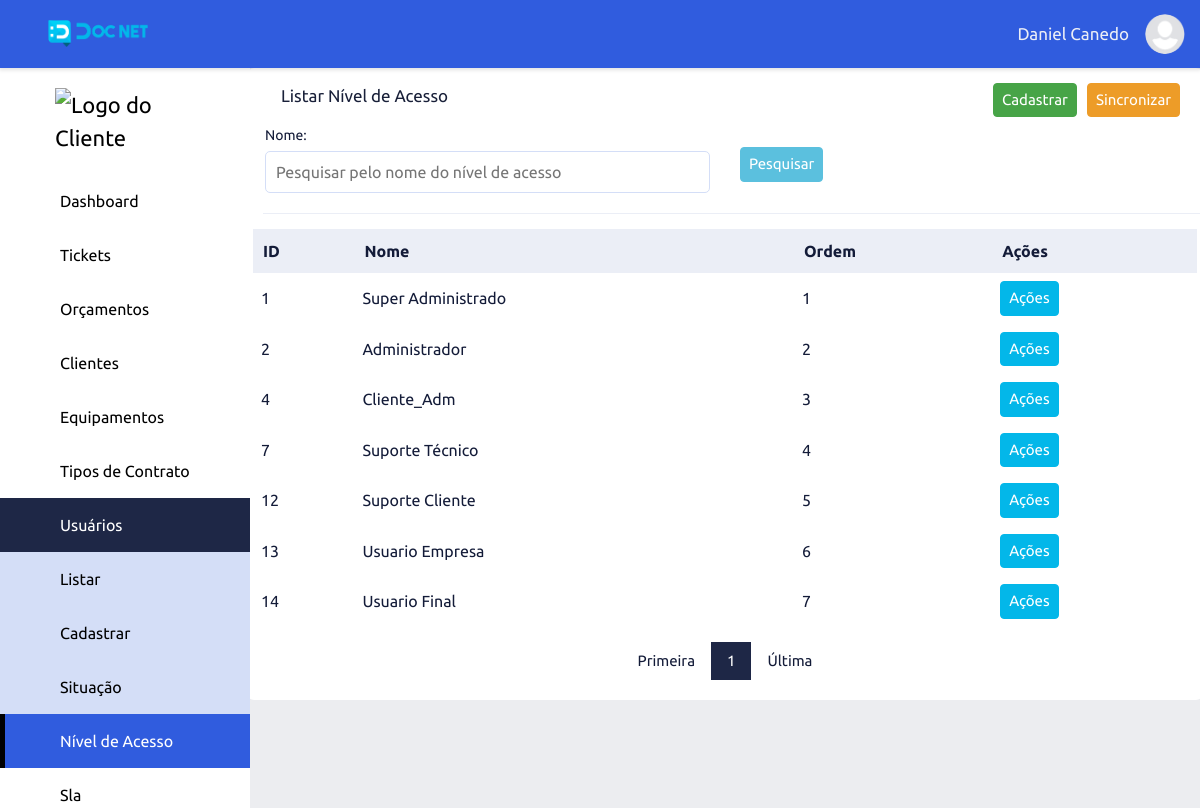
The page /list-access-levels/index (signed in) on the database its author committed.
### tables this page shows
CREATE TABLE `adms_levels_pages` (
  `id` int NOT NULL,
  `permission` int NOT NULL DEFAULT '2',
  `order_level_page` int NOT NULL,
  `print_menu` int NOT NULL DEFAULT '2' COMMENT '1 - Apresentar no menu, 2 - Não apresentar no menu',
  `dropdown` int NOT NULL DEFAULT '2' COMMENT '1 - Dropdow , 2 - não dropdow',
  `adms_access_level_id` int NOT NULL,
  `adms_page_id` int NOT NULL,
  `adms_items_menu_id` int NOT NULL DEFAULT '1',
  `created` datetime NOT NULL,
  `modified` datetime DEFAULT NULL
);

CREATE TABLE `adms_pages` (
  `id` int NOT NULL,
  `controller` varchar(220) NOT NULL,
  `metodo` varchar(220) NOT NULL,
  `menu_controller` varchar(220) NOT NULL,
  `menu_metodo` varchar(220) NOT NULL,
  `name_page` varchar(220) NOT NULL,
  `publish` int NOT NULL DEFAULT '2',
  `icon` varchar(45) DEFAULT NULL,
  `obs` text,
  `adms_sits_pgs_id` int NOT NULL DEFAULT '2',
  `adms_types_pgs_id` int NOT NULL,
  `adms_groups_pgs_id` int NOT NULL,
  `created` datetime NOT NULL,
  `modified` datetime DEFAULT NULL
);

CREATE TABLE `adms_items_menus` (
  `id` int NOT NULL,
  `name` varchar(220) NOT NULL,
  `icon` varchar(45) NOT NULL,
  `order_item_menu` int NOT NULL,
  `created` datetime NOT NULL,
  `modified` datetime DEFAULT NULL
);

CREATE TABLE `adms_access_levels` (
  `id` int NOT NULL,
  `name` varchar(45) NOT NULL,
  `order_levels` int NOT NULL,
  `created` datetime NOT NULL,
  `modified` datetime DEFAULT NULL
);

### app/adms/Controllers/ListAccessLevels.php (called while the page is built, shortened)
<?php
class ListAccessLevels
{
    private array|string|null $data;
    private string|null $searchEmail;
    public function index(string|int|null $page = null): void
    {
        $this->page = (int) $page ? $page : 1;
        $this->dataForm = filter_input_array(INPUT_POST, FILTER_DEFAULT);
        $this->searchName = filter_input(INPUT_GET, 'search_name', FILTER_DEFAULT);
        $listAccessLevels = new \App\adms\Models\AdmsListAccessLevels();
        if (!empty($this->dataForm['SendSearchAccessLevels'])) {
            $this->page = 1;
            $listAccessLevels->listSearchAccessLevels($this->page, $this->dataForm['search_name']);
            $this->data['form'] = $this->dataForm;
        } elseif ((!empty($this->searchName)) or (!empty($this->searchEmail))) {
            $listAccessLevels->listSearchAccessLevels($this->page, $this->searchName);
            $this->data['form']['search_name'] = $this->searchName;
        } else {
            $listAccessLevels->listAccessLevels($this->page);
        }
        if ($listAccessLevels->getResult()) {
            $this->data['listAccessLevels'] = $listAccessLevels->getResultBd();
            $this->data['pagination'] = $listAccessLevels->getResultPg();
        } else {
            $this->data['listAccessLevels'] = [];
            $this->data['pagination'] = "";
        }
        $this->data['pag'] = $this->page;
        $button = ['add_access_levels' => ['menu_controller' => 'add-access-levels', 'menu_metodo' => 'index'],
        'sync_pages_levels' => ['menu_controller' => 'sync-pages-levels', 'menu_metodo' => 'index'],
        'order_access_levels' => ['menu_controller' => 'order-access-levels', 'menu_metodo' => 'index'],
        'list_permission' => ['menu_controller' => 'list-permission', 'menu_metodo' => 'index'],
        'view_access_levels' => ['menu_controller' => 'view-access-levels', 'menu_metodo' => 'index'],
        'edit_access_levels' => ['menu_controller' => 'edit-access-levels', 'menu_metodo' => 'index'],
        'delete_access_levels' => ['menu_controller' => 'delete-access-levels', 'menu_metodo' => 'index']];
        $listBotton = new \App\adms\Models\helper\AdmsButton();
        $this->data['button'] = $listBotton->buttonPermission($button);
        $listMenu = new \App\adms\Models\helper\AdmsMenu();
        $this->data['menu'] = $listMenu->itemMenu();
        $this->data['sidebarActive'] = "list-access-levels";
        $loadView = new \Core\ConfigView("adms/Views/accessLevels/listAccessLevels", $this->data);
        $loadView->loadView();
    }
}

### core/ConfigController.php (called while the page is built, shortened)
<?php
class ConfigController extends Config
{
    private string $urlController;
    private string $urlMetodo;
    private string $urlParameter;
    public function __construct()
    {
        if (!empty(filter_input(INPUT_GET, 'url', FILTER_DEFAULT))) {
            $this->url = filter_input(INPUT_GET, 'url', FILTER_DEFAULT);
            $this->urlArray = explode("/", $this->url);
            if (isset($this->urlArray[0])) {
                $this->urlController = $this->slugController($this->urlArray[0]);
            } else {
                $this->urlController = $this->slugController(CONTROLLER);
            }
            if (isset($this->urlArray[1])) {
                $this->urlMetodo = $this->slugMetodo($this->urlArray[1]);
            } else {
                $this->urlMetodo = $this->slugMetodo(METODO);
            }
            if (isset($this->urlArray[2])) {
                $this->urlParameter = $this->urlArray[2];
            } else {
                $this->urlParameter = "";
            }
        } else {
            $this->urlController = $this->slugController(CONTROLLERERRO);
            $this->urlMetodo = $this->slugMetodo(METODO);
            $this->urlParameter = "";
        }
    }
    private function slugController(string $slugController): string
    {
        $this->urlSlugController = $slugController;
        $this->urlSlugController = strtolower($this->urlSlugController);
        $this->urlSlugController = str_replace("-", " ", $this->urlSlugController);
        $this->urlSlugController = ucwords($this->urlSlugController);
        $this->urlSlugController = str_replace(" ", "", $this->urlSlugController);
        return $this->urlSlugController;
    }
    private function slugMetodo(string $urlSlugMetodo): string
    {
        $this->urlSlugMetodo = $this->slugController($urlSlugMetodo);
        $this->urlSlugMetodo = lcfirst($this->urlSlugMetodo);
        return $this->urlSlugMetodo;
    }
    public function loadPage(): void
    {
        $loadPgAdm = new \Core\CarregarPgAdmLevel();
        $loadPgAdm->loadPage($this->urlController, $this->urlMetodo, $this->urlParameter);
    }
}

### index.php (called while the page is built, shortened)
<?php
$home = new Core\ConfigController();
$home->loadPage();

### app/adms/Models/helper/AdmsRead.php (called while the page is built, shortened)
<?php
class AdmsRead extends AdmsConn
{
    private string $select;
    private array $values = [];
    private object $query;
    public function fullRead(string $query, string|null $parseString = null): void
    {
        $this->select = $query;
        if (!empty($parseString)) {
            parse_str($parseString, $this->values);
        }
        $this->exeInstruction();
    }
    private function exeInstruction(): void
    {
        $this->connection();
        try {
            $this->exeParameter();
            $this->query->execute();
            $this->result = $this->query->fetchAll();
        } catch (PDOException $err) {
            $this->result = null;
        }
    }
    private function connection(): void
    {
        $this->conn = $this->connectDb();
        $this->query = $this->conn->prepare($this->select);
        $this->query->setFetchMode(PDO::FETCH_ASSOC);
    }
    private function exeParameter(): void
    {
        if ($this->values) {
            foreach ($this->values as $link => $value) {
                if (($link == 'limit') or ($link == 'offset') or ($link == 'id')) {
                    $value = (int) $value;
                }
                $this->query->bindValue(":{$link}", $value, (is_int($value) ? PDO::PARAM_INT : PDO::PARAM_STR));
            }
        }
    }
}

### app/adms/Models/helper/AdmsConn.php (called while the page is built, shortened)
<?php
abstract class AdmsConn
{
    private string $host = HOST;
    private string $user = USER;
    private string $pass = PASS;
    private string $dbname = DBNAME;
    protected function connectDb(): object
    {
        try {
            $this->connect = new PDO("mysql:host={$this->host};dbname=" . $this->dbname, $this->user, $this->pass);
            return $this->connect;
        } catch (PDOException $err) {
            die("Erro - 001: Por favor tente novamente. Caso o problema persista, entre em contato o administrador " . EMAILADM);
        }
    }
}

### app/adms/Models/helper/AdmsMenu.php (called while the page is built, shortened)
<?php
class AdmsMenu
{
    public function itemMenu(): array|null|bool
    {
        $listMenu = new \App\adms\Models\helper\AdmsRead();
        $listMenu->fullRead(
            "SELECT lev_pag.id AS id_lev_pag, lev_pag.dropdown, lev_pag.adms_page_id,
                        pag.id AS id_pag, pag.menu_controller, pag.menu_metodo, pag.name_page, pag.icon,
                        itm_men.id AS id_itm_men, itm_men.name name_itm_men, itm_men.icon icon_itm_men
                        FROM adms_levels_pages AS lev_pag
                        INNER JOIN adms_pages AS pag ON pag.id=lev_pag.adms_page_id
                        INNER JOIN adms_items_menus AS itm_men ON itm_men.id=lev_pag.adms_items_menu_id
                        WHERE ((lev_pag.adms_access_level_id =:adms_access_level_id)
                        AND (lev_pag.permission = 1))
                        AND print_menu = 1
                        AND adms_sits_pgs_id = 1
                        ORDER BY itm_men.order_item_menu, lev_pag.order_level_page ASC",
            "adms_access_level_id=" . $_SESSION['adms_access_level_id']
        );
        $this->resultBd = $listMenu->getResult();
        if ($this->resultBd) {
            return $this->resultBd;
        } else {
            return false;
        }
    }
}

### app/adms/Models/AdmsListAccessLevels.php (called while the page is built, shortened)
<?php
class AdmsListAccessLevels
{
    private int $limitResult = 40;
    public function listAccessLevels(int $page = null): void
    {
        $this->page = (int) $page ? $page : 1;
        $pagination = new \App\adms\Models\helper\AdmsPagination(URLADM . 'list-access-levels/index');
        $pagination->condition($this->page, $this->limitResult);
        $pagination->pagination("SELECT COUNT(id) AS num_result
                                FROM adms_access_levels
                                WHERE order_levels >=:order_levels", "order_levels=" . $_SESSION['order_levels']);
        $listAccessLevels = new \App\adms\Models\helper\AdmsRead();
        $listAccessLevels->fullRead("SELECT id, name, order_levels
                            FROM adms_access_levels
                            WHERE order_levels >=:order_levels
                            ORDER BY order_levels ASC
                            LIMIT :limit OFFSET :offset", "order_levels=" . $_SESSION['order_levels'] . "&limit={$this->limitResult}&offset={$pagination->getOffset()}");
    }
}

### app/adms/Views/accessLevels/listAccessLevels.php (the view, shortened to what this page needs)
<div class="wrapper">
    <div class="row">
        <div class="top-list">
            <span class="title-content">Listar Nível de Acesso</span>
            <div class="top-list-right">
                <?php
                if ($this->data['button']['add_access_levels']) {
                    echo "<a href='" . URLADM . "add-access-levels/index' class='btn-success'>Cadastrar</a> ";
                }
                if ($this->data['button']['sync_pages_levels']) {
                    echo "<a href='" . URLADM . "sync-pages-levels/index' class='btn-warning'>Sincronizar</a>";
                }
                ?>
            </div>
        </div>
        <div class="top-list">
            <form method="POST" action="">
                <div class="row-input-search">
                    <?php
                    $search_name = "";
                    ?>
                    <div class="column">
                        <label class="title-input-search">Nome: </label>
                        <input type="text" name="search_name" id="search_name" class="input-search" placeholder="Pesquisar pelo nome do nível de acesso" value="<?php echo $search_name; ?>">
                    </div>
                    <div class="column margin-top-search-one">
                        <button type="submit" name="SendSearchAccessLevels" class="btn-info" value="Pesquisar">Pesquisar</button>
                    </div>
                </div>
            </form>
        </div>
        <div class="content-adm-alert">
        </div>
        <table class="table-list">
            <thead class="list-head">
                <tr>
                    <th class="list-head-content">ID</th>
                    <th class="list-head-content">Nome</th>
                    <th class="list-head-content table-sm-none">Ordem</th>
                    <th class="list-head-content">Ações</th>
                </tr>
            </thead>
            <tbody class="list-body">
                <?php
                foreach ($this->data['listAccessLevels'] as $accessLevels) {
                    extract($accessLevels);
                ?>
                    <tr>
                        <td class="list-body-content"><?php echo $id; ?></td>
                        <td class="list-body-content"><?php echo $name; ?></td>
                        <td class="list-body-content table-sm-none"><?php echo $order_levels; ?></td>
                        <td class="list-body-content">
                            <div class="dropdown-action">
                                <button onclick="actionDropdown(<?php echo $id; ?>)" class="dropdown-btn-action">Ações</button>
                            </div>
                        </td>
                    </tr>
                <?php
                }
                ?>
            </tbody>
        </table>
        <?php echo $this->data['pagination']; ?>
    </div>
</div>

### app/adms/Views/include/menu.php (shortened to what this page needs)
<?php
$sidebar_active = "";
if (isset($this->data['sidebarActive'])) {
    $sidebar_active = $this->data['sidebarActive'];
}
?>
<div class="content">
    <div class="sidebar">
    <div class="logo-adm">
        <?php
        if(!empty ($_SESSION['set_clie'])){
            echo "<img src='" . URLADM . "app/adms/assets/image/logo/clientes/". $_SESSION['emp_user']."/{$_SESSION['logo_emp_prin']}' width='140' alt='Logo do Cliente'>";
        } else{
            echo "<img src='" . URLADM . "app/adms/assets/image/logo/clientes/icon_user.png' width='140' alt='Logo do Cliente'>";
        }
        ?>
    </div>
        <?php
        if ((isset($this->data['menu'])) and ($this->data['menu'])) {
            $count_drop_start = 0;
            $count_drop_end = 0;
            foreach ($this->data['menu'] as $item_menu) {
                extract($item_menu);
                $active_item_menu = "";
                if ($sidebar_active == $menu_controller) {
                    $active_item_menu = "active";
                }
                if ($dropdown == 1) {
                    if ($count_drop_start != $id_itm_men) {
                        if (($count_drop_end == 1) and ($count_drop_start != 0)) {
                            echo "</div>";
                            $count_drop_end = 0;
                        }
                        echo "<button class='dropdown-btn btn-active$id_itm_men'>";
                        echo "<i class='icon $icon_itm_men'></i><span>$name_itm_men</span><i class='fa-solid fa-caret-down'></i>";
                        echo "</button>";
                        echo "<div class='dropdown-container cont-active$id_itm_men'>";
                    }
                    echo "<a href='" . URLADM . "$menu_controller/$menu_metodo' class='sidebar-nav active$id_itm_men $active_item_menu'><i class='icon $icon'></i><span></span>$name_page</a>";
                    $count_drop_start = $id_itm_men;
                    $count_drop_end = 1;
                } else {
                    if ($count_drop_end == 1) {
                        echo "</div>";
                        $count_drop_end = 0;
                    }
                    echo "<a href='" . URLADM . "$menu_controller/$menu_metodo' class='sidebar-nav $active_item_menu'><i class='icon $icon'></i><span></span>$name_page</a>";
                }
            }
        }
        ?>
    </div>

### rows shown on the page
adms_levels_pages: adms_page.name_page "Dashboard"
adms_levels_pages: adms_items_menu.name "Tickets"
adms_levels_pages: adms_items_menu.name "Orçamentos"
adms_levels_pages: adms_items_menu.name "Clientes"
adms_levels_pages: adms_items_menu.name "Equipamentos"
adms_levels_pages: adms_items_menu.name "Tipos de Contrato"
adms_levels_pages: adms_items_menu.name "Usuários", adms_page.name_page "Listar"
adms_levels_pages: adms_page.name_page "Cadastrar"
adms_levels_pages: adms_page.name_page "Situação"
adms_levels_pages: adms_page.name_page "Nível de Acesso"
adms_levels_pages: adms_items_menu.name "Sla"
adms_access_levels: id "1", name "Super Administrado", order_levels "1"
adms_access_levels: id "2", name "Administrador", order_levels "2"
adms_access_levels: id "4", name "Cliente_Adm", order_levels "3"
adms_access_levels: id "7", name "Suporte Técnico", order_levels "4"
adms_access_levels: id "12", name "Suporte Cliente", order_levels "5"
adms_access_levels: id "13", name "Usuario Empresa", order_levels "6"
adms_access_levels: id "14", name "Usuario Final", order_levels "7"

### other values the page prints
$_SESSION['user_nickname'] "Daniel Canedo"
$this->page "1"
